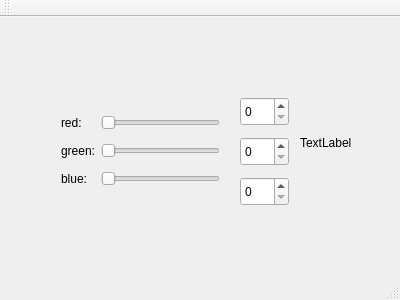
<?xml version="1.0" encoding="UTF-8"?>
<ui version="4.0">
 <class>MainWindow</class>
 <widget class="QMainWindow" name="MainWindow">
  <property name="geometry">
   <rect>
    <x>0</x>
    <y>0</y>
    <width>400</width>
    <height>300</height>
   </rect>
  </property>
  <property name="windowTitle">
   <string>MainWindow</string>
  </property>
  <widget class="QWidget" name="centralWidget">
   <widget class="QWidget" name="gridLayoutWidget">
    <property name="geometry">
     <rect>
      <x>50</x>
      <y>80</y>
      <width>181</width>
      <height>109</height>
     </rect>
    </property>
    <layout class="QGridLayout" name="gridLayout">
     <item row="0" column="1">
      <widget class="QSlider" name="horizontalSliderRed">
       <property name="orientation">
        <enum>Qt::Horizontal</enum>
       </property>
      </widget>
     </item>
     <item row="2" column="0">
      <widget class="QLabel" name="labelBlue">
       <property name="text">
        <string>blue:</string>
       </property>
      </widget>
     </item>
     <item row="0" column="0">
      <widget class="QLabel" name="labelRed">
       <property name="text">
        <string>red:</string>
       </property>
      </widget>
     </item>
     <item row="2" column="1">
      <widget class="QSlider" name="horizontalSliderBlue">
       <property name="orientation">
        <enum>Qt::Horizontal</enum>
       </property>
      </widget>
     </item>
     <item row="1" column="1">
      <widget class="QSlider" name="horizontalSliderGreen">
       <property name="orientation">
        <enum>Qt::Horizontal</enum>
       </property>
      </widget>
     </item>
     <item row="1" column="0">
      <widget class="QLabel" name="labelGreen">
       <property name="text">
        <string>green:</string>
       </property>
      </widget>
     </item>
    </layout>
   </widget>
   <widget class="QLabel" name="colorLabel">
    <property name="geometry">
     <rect>
      <x>300</x>
      <y>100</y>
      <width>62</width>
      <height>51</height>
     </rect>
    </property>
    <property name="text">
     <string>TextLabel</string>
    </property>
   </widget>
   <widget class="QSpinBox" name="spinBoxGreen">
    <property name="geometry">
     <rect>
      <x>240</x>
      <y>120</y>
      <width>49</width>
      <height>29</height>
     </rect>
    </property>
   </widget>
   <widget class="QSpinBox" name="spinBoxBlue">
    <property name="geometry">
     <rect>
      <x>240</x>
      <y>160</y>
      <width>49</width>
      <height>29</height>
     </rect>
    </property>
   </widget>
   <widget class="QSpinBox" name="spinBoxRed">
    <property name="geometry">
     <rect>
      <x>240</x>
      <y>80</y>
      <width>49</width>
      <height>29</height>
     </rect>
    </property>
   </widget>
  </widget>
  <widget class="QMenuBar" name="menuBar">
   <property name="geometry">
    <rect>
     <x>0</x>
     <y>0</y>
     <width>400</width>
     <height>25</height>
    </rect>
   </property>
  </widget>
  <widget class="QToolBar" name="mainToolBar">
   <attribute name="toolBarArea">
    <enum>TopToolBarArea</enum>
   </attribute>
   <attribute name="toolBarBreak">
    <bool>false</bool>
   </attribute>
  </widget>
  <widget class="QStatusBar" name="statusBar"/>
 </widget>
 <layoutdefault spacing="6" margin="11"/>
 <resources/>
 <connections>
  <connection>
   <sender>spinBoxRed</sender>
   <signal>valueChanged(int)</signal>
   <receiver>horizontalSliderRed</receiver>
   <slot>setValue(int)</slot>
   <hints>
    <hint type="sourcelabel">
     <x>253</x>
     <y>135</y>
    </hint>
    <hint type="destinationlabel">
     <x>201</x>
     <y>142</y>
    </hint>
   </hints>
  </connection>
  <connection>
   <sender>spinBoxGreen</sender>
   <signal>valueChanged(int)</signal>
   <receiver>horizontalSliderGreen</receiver>
   <slot>setValue(int)</slot>
   <hints>
    <hint type="sourcelabel">
     <x>261</x>
     <y>174</y>
    </hint>
    <hint type="destinationlabel">
     <x>204</x>
     <y>177</y>
    </hint>
   </hints>
  </connection>
  <connection>
   <sender>spinBoxBlue</sender>
   <signal>valueChanged(int)</signal>
   <receiver>horizontalSliderBlue</receiver>
   <slot>setValue(int)</slot>
   <hints>
    <hint type="sourcelabel">
     <x>249</x>
     <y>216</y>
    </hint>
    <hint type="destinationlabel">
     <x>218</x>
     <y>207</y>
    </hint>
   </hints>
  </connection>
  <connection>
   <sender>horizontalSliderRed</sender>
   <signal>valueChanged(int)</signal>
   <receiver>spinBoxRed</receiver>
   <slot>setValue(int)</slot>
   <hints>
    <hint type="sourcelabel">
     <x>124</x>
     <y>142</y>
    </hint>
    <hint type="destinationlabel">
     <x>254</x>
     <y>145</y>
    </hint>
   </hints>
  </connection>
  <connection>
   <sender>horizontalSliderGreen</sender>
   <signal>valueChanged(int)</signal>
   <receiver>spinBoxGreen</receiver>
   <slot>setValue(int)</slot>
   <hints>
    <hint type="sourcelabel">
     <x>129</x>
     <y>174</y>
    </hint>
    <hint type="destinationlabel">
     <x>249</x>
     <y>176</y>
    </hint>
   </hints>
  </connection>
  <connection>
   <sender>horizontalSliderBlue</sender>
   <signal>valueChanged(int)</signal>
   <receiver>spinBoxBlue</receiver>
   <slot>setValue(int)</slot>
   <hints>
    <hint type="sourcelabel">
     <x>156</x>
     <y>207</y>
    </hint>
    <hint type="destinationlabel">
     <x>262</x>
     <y>223</y>
    </hint>
   </hints>
  </connection>
 </connections>
</ui>
